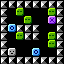

Tiled map render using the project's own tile images. Description and the whole map definition, tile-layer contents included, below:
An orthogonal 8x8 tile map with 8x8 px tiles, 1 tile layer (base).

<map version="1.5" tiledversion="1.7.0" orientation="orthogonal" renderorder="right-down" width="8" height="8" tilewidth="8" tileheight="8" infinite="0" nextlayerid="2" nextobjectid="1">
 <tileset firstgid="1" source="../../dev/editor_tiles.tsx" />
 <layer id="1" name="base" width="8" height="8">
  <data encoding="csv">
1,1,1,1,1,1,1,1,
1,0,3,0,0,0,3,1,
1,0,0,3,0,0,4,1,
1,5,1,1,1,0,0,1,
1,0,3,1,1,0,3,1,
1,0,0,0,0,0,3,1,
1,2,0,0,5,0,0,1,
1,1,1,1,1,1,1,1
</data>
 </layer>
</map>
